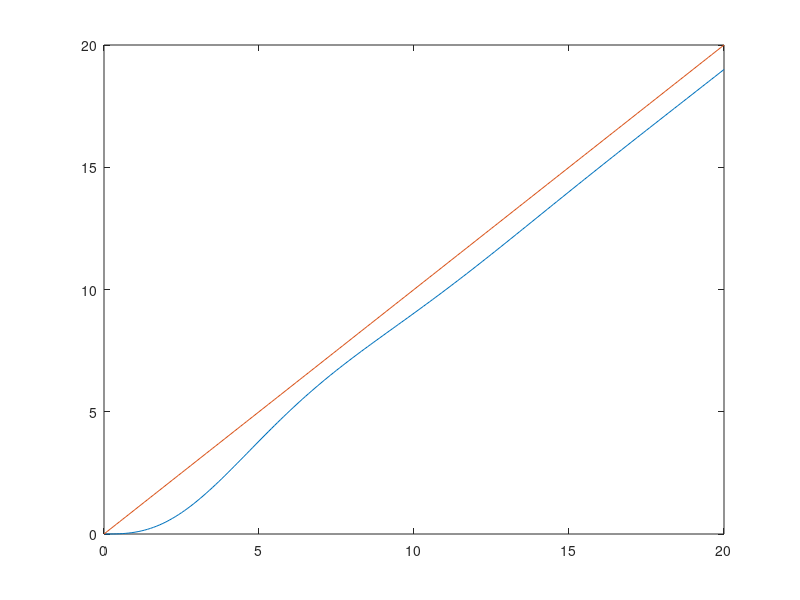
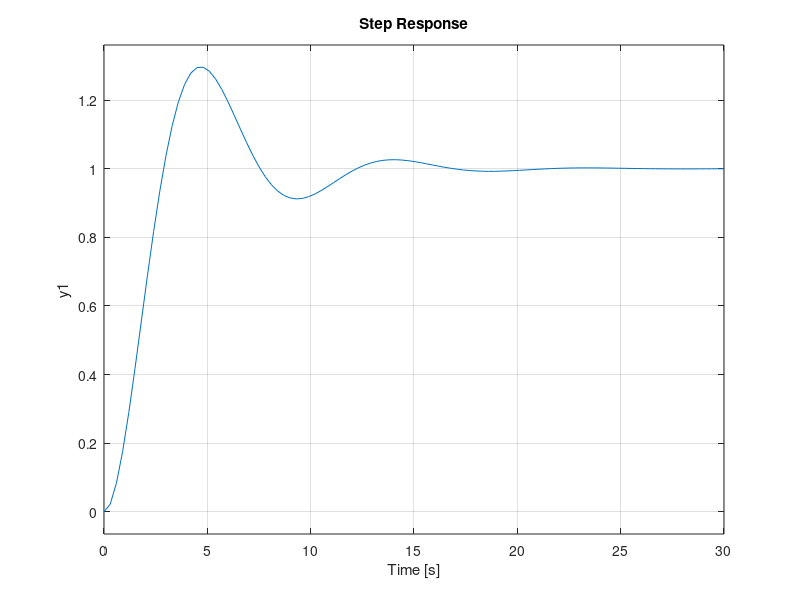

These figures' MATLAB source, in order:
%% Question 4
k=(0.02+0.5)/10;
k_m=10;
k_b=0.05;

T = tf(k*k_m, [1, 0.02+k_b*k_m, k*k_m]);

t=0:0.1:20;
alpha=1;
ramp=t;

[y,t]=lsim(T,ramp,t);
plot(t,y)
hold on
plot (t,t)

figure
step(T)



